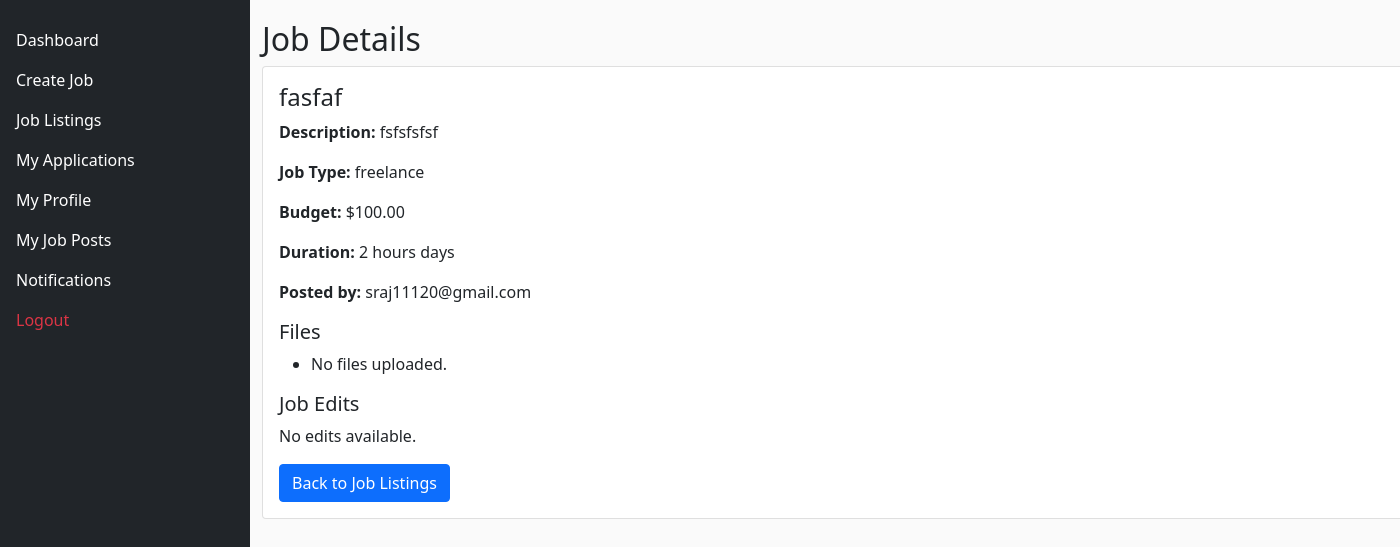
Page /project/job_details.php?job_id=2 (signed in) on the committed database.
### tables this page shows
CREATE TABLE `jobs` (
  `id` int(11) NOT NULL,
  `freelancer_id` int(11) NOT NULL,
  `client_id` int(11) NOT NULL,
  `title` varchar(255) NOT NULL,
  `description` text NOT NULL,
  `job_type` enum('freelance','part-time','full-time') NOT NULL,
  `budget` decimal(10,2) NOT NULL,
  `duration` varchar(50) NOT NULL,
  `deadline` date NOT NULL,
  `files` longtext DEFAULT NULL CHECK (json_valid(`files`)),
  `status` enum('active','draft','closed') DEFAULT 'active',
  `created_at` timestamp NOT NULL DEFAULT current_timestamp(),
  `updated_at` timestamp NOT NULL DEFAULT current_timestamp() ON UPDATE current_timestamp()
);

CREATE TABLE `users` (
  `id` int(11) NOT NULL,
  `email` varchar(255) NOT NULL,
  `username` varchar(255) NOT NULL,
  `first_name` varchar(255) DEFAULT NULL,
  `surname` varchar(255) DEFAULT NULL,
  `mobile` varchar(20) DEFAULT NULL,
  `address1` varchar(255) DEFAULT NULL,
  `address2` varchar(255) DEFAULT NULL,
  `postcode` varchar(20) DEFAULT NULL,
  `state` varchar(255) DEFAULT NULL,
  `area` varchar(255) DEFAULT NULL,
  `country` varchar(255) DEFAULT NULL,
  `education` varchar(255) DEFAULT NULL,
  `password` varchar(255) NOT NULL,
  `role` enum('admin','freelancer','client') NOT NULL,
  `created_at` timestamp NOT NULL DEFAULT current_timestamp(),
  `updated_at` timestamp NOT NULL DEFAULT current_timestamp() ON UPDATE current_timestamp()
);

### project/job_details.php (the view, shortened to what this page needs)
<?php
include('db_connect.php');
$job_id = $_GET['job_id'];
$sql = "SELECT jobs.id, jobs.title, jobs.description, jobs.job_type, jobs.budget, jobs.duration, users.email AS freelancer_email
        FROM jobs
        JOIN users ON jobs.freelancer_id = users.id
        WHERE jobs.id = ?";
$stmt = $conn->prepare($sql);
$stmt->bind_param("i", $job_id);
$stmt->execute();
$result = $stmt->get_result();
$job = $result->fetch_assoc();
$job_files = [];
$job_edits = [];
?>
<!DOCTYPE html>
<html lang="en">
<head>
    <link href="https://cdn.jsdelivr.net/npm/bootstrap@5.1.3/dist/css/bootstrap.min.css" rel="stylesheet">
</head>
<body>
    <div class="sidebar sidebar-dark bg-dark">
        <ul class="nav flex-column">
            <li class="nav-item">
                <a class="nav-link" href="freelancer_dashboard.php" aria-label="Dashboard">
                    <i class="cil-speedometer" aria-hidden="true"></i> Dashboard
                </a>
            </li>
            <li class="nav-item">
                <a class="nav-link" href="create_job.php" aria-label="Create Job">
                    <i class="cil-plus" aria-hidden="true"></i> Create Job
                </a>
            </li>
            <li class="nav-item">
                <a class="nav-link active" href="jobs.php" aria-label="Job Listings">
                    <i class="cil-briefcase" aria-hidden="true"></i> Job Listings
                </a>
            </li>
            <li class="nav-item">
                <a class="nav-link" href="my_applications.php" aria-label="My Applications">
                    <i class="cil-task" aria-hidden="true"></i> My Applications
                </a>
            </li>
            <li class="nav-item">
                <a class="nav-link" href="edit_profile.php" aria-label="My Profile">
                    <i class="cil-user" aria-hidden="true"></i> My Profile
                </a>
            </li>
            <li class="nav-item">
                <a class="nav-link" href="my_job_posts.php" aria-label="My Job Posts">
                    <i class="cil-folder" aria-hidden="true"></i> My Job Posts
                </a>
            </li>
            <li class="nav-item">
                <a class="nav-link" href="notifications.php" aria-label="Notifications">
                    <i class="cil-bell" aria-hidden="true"></i> Notifications
                </a>
            </li>
            <li class="nav-item">
                <a class="nav-link text-danger" href="logout.php" aria-label="Logout">
                    <i class="cil-account-logout" aria-hidden="true"></i> Logout
                </a>
            </li>
        </ul>
    </div>
    <div class="container content">
        <h2>Job Details</h2>
        <div class="card">
            <div class="card-body">
                <h4 class="card-title"><?= htmlspecialchars($job['title']) ?></h4>
                <p class="card-text"><strong>Description:</strong> <?= nl2br(htmlspecialchars($job['description'])) ?></p>
                <p class="card-text"><strong>Job Type:</strong> <?= htmlspecialchars($job['job_type']) ?></p>
                <p class="card-text"><strong>Budget:</strong> $<?= htmlspecialchars($job['budget']) ?></p>
                <p class="card-text"><strong>Duration:</strong> <?= htmlspecialchars($job['duration']) ?> days</p>
                <p class="card-text"><strong>Posted by:</strong> <?= htmlspecialchars($job['freelancer_email']) ?></p>
                <h5>Files</h5>
                <ul>
                    <?php if (!empty($job_files)): ?>
                        <?php foreach ($job_files as $file_path): ?>
                            <li><a href="<?= htmlspecialchars($file_path) ?>" target="_blank">View File</a></li>
                        <?php endforeach; ?>
                    <?php else: ?>
                        <li>No files uploaded.</li>
                    <?php endif; ?>
                </ul>
                <h5>Job Edits</h5>
                <?php if (!empty($job_edits)): ?>
                    <?php foreach ($job_edits as $edit): ?>
                        <div class="alert alert-secondary">
                            <strong>Edited on:</strong> <?= htmlspecialchars($edit['updated_at']) ?><br>
                            <?= nl2br(htmlspecialchars($edit['updated_description'])) ?>
                        </div>
                    <?php endforeach; ?>
                <?php else: ?>
                    <p>No edits available.</p>
                <?php endif; ?>
                <a href="jobs.php" class="btn btn-primary">Back to Job Listings</a>
            </div>
        </div>
    </div>
</body>
</html>

### project/job_details.php (style rules this page uses)
body { background-color: #FAFAFA; margin-top: 20px; }
.sidebar { height: 100vh; position: fixed; top: 0; bottom: 0; width: 250px; background-color: #302B27; padding-top: 20px; }
.sidebar .nav-link { color: #fff; }
.content { margin-left: 250px; }

### rows in the picture
jobs: title "fasfaf", description "fsfsfsfsf", job_type "freelance", budget "100.00", duration "2 hours", freelancer.email "sraj11120@gmail.com"
